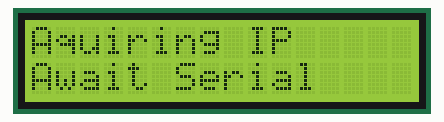
This sketch was run on a simulated Arduino Uno, built with avr-gcc and run on an emulated ATmega328P. Shown: 16×2 character LCD. WiFi joins after 1.5 s; servers stay silent unless stated; what the sketch prints to the serial monitor is not drawn.

Above: at 0.2 s.
At 1.8 s:
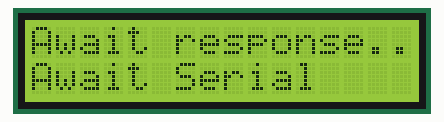
At 9.4 s:
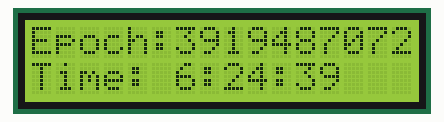
At 18.5 s:
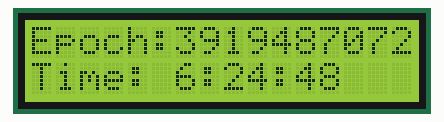
At 28.7 s:
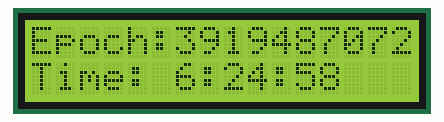
At 38.8 s:
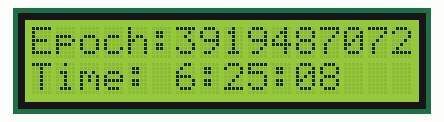

Measured:
- what the display in image 1 shows lasts 0.6 s, from 1.7 s to 2.3 s
- what the display in image 2 shows lasts 1.0 s, from 9.4 s to 10.4 s

The sketch:

UdpNtpLCDClock.ino
```cpp
/*

 Udp NTP Client

 Get the time from a Network Time Protocol (NTP) time server
 Demonstrates use of UDP sendPacket and ReceivePacket
 For more on NTP time servers and the messages needed to communicate with them,
 see http://en.wikipedia.org/wiki/Network_Time_Protocol

 created 4 Sep 2010
 by Michael Margolis
 modified 9 Apr 2012
 by Tom Igoe

 This code is in the public domain.

 */

#include <Wire.h>
#include <LiquidCrystal_I2C.h>


#include <SPI.h>
#include <Ethernet.h>
#include <EthernetUdp.h>

LiquidCrystal_I2C lcd0(0x20,16,2);

// Enter a MAC address for your controller below.
// Newer Ethernet shields have a MAC address printed on a sticker on the shield
byte mac[] = {
  0xDE, 0xAD, 0xBE, 0xEF, 0xFE, 0xED };

unsigned int localPort = 8888;      // local port to listen for UDP packets

IPAddress timeServer(217, 26, 101, 136); // time.nist.gov NTP server

const int NTP_PACKET_SIZE= 48; // NTP time stamp is in the first 48 bytes of the message

byte packetBuffer[ NTP_PACKET_SIZE]; //buffer to hold incoming and outgoing packets

unsigned long secsSince1900;

// A UDP instance to let us send and receive packets over UDP
EthernetUDP Udp;

void setup()
{

  lcd0.init();
  lcd0.init();
  lcd0.backlight();
  lcd0.setCursor(0,0);
  lcd0.print("UDP NTP Client:");
  lcd0.setCursor(0,1);
  lcd0.print("Await Serial");


  // Open serial communications and wait for port to open:
  Serial.begin(9600);
//   while (!Serial) {
//    ; // wait for serial port to connect. Needed for Leonardo only
//  }

  Serial.println("Starting up and aquiring IP Address");
  lcd0.setCursor(0,0);
  lcd0.print("Aquiring IP      ");


  // start Ethernet and UDP
  if (Ethernet.begin(mac) == 0) {
    Serial.println("Failed to configure Ethernet using DHCP");
    // no point in carrying on, so do nothing forevermore:
    for(;;)
      ;
  }

  lcd0.setCursor(0,0);
  lcd0.print("Starting UDP client");

  Udp.begin(localPort);
}

void loop()
{

  // Reest the clock 37 seconds after every 10th minute - Lower server laod.  :)
  if ( !(secsSince1900 % 600) || secsSince1900 == 0 ) {

    lcd0.setCursor(0,0);
    lcd0.print("Sending request.");

    sendNTPpacket(timeServer); // send an NTP packet to a time server

    lcd0.setCursor(0,0);
    lcd0.print("Await response..");


    // wait to see if a reply is available
    delay(500);
    lcd0.setCursor(0,0);
    lcd0.setCursor(0,0);
    lcd0.print("Parsing packet..");

    if ( Udp.parsePacket() ) {
      // We've received a packet, read the data from it
      Udp.read(packetBuffer,NTP_PACKET_SIZE);  // read the packet into the buffer

      //the timestamp starts at byte 40 of the received packet and is four bytes,
      // or two words, long. First, esxtract the two words:

      unsigned long highWord = word(packetBuffer[40], packetBuffer[41]);
      unsigned long lowWord = word(packetBuffer[42], packetBuffer[43]);
      // combine the four bytes (two words) into a long integer
      // this is NTP time (seconds since Jan 1 1900):
      secsSince1900 = highWord << 16 | lowWord;
      Serial.print("Seconds since Jan 1 1900 = " );
      Serial.println(secsSince1900);

      lcd0.setCursor(0,0);
      lcd0.setCursor(0,0);
      lcd0.print("Epoch:");
      lcd0.print(secsSince1900);

    }
  }


//  lcd0.setCursor(0,0);
//  lcd0.print("                ");
//  lcd0.setCursor(0,0);
//  lcd0.print("Updating Screen ");

    // now convert NTP time into everyday time:
    Serial.print("Unix time = ");
    // Unix time starts on Jan 1 1970. In seconds, that's 2208988800:
    const unsigned long seventyYears = 2208988800UL;
    // subtract seventy years:
    unsigned long epoch = secsSince1900 - seventyYears - ( 4*3600);  // GMT - 4!
    // print Unix time:
    Serial.println(epoch);

  lcd0.setCursor(0,1);
  lcd0.print("Time: ");

    // print the hour, minute and second:
    Serial.print("The UTC time is ");       // UTC is the time at Greenwich Meridian (GMT)
    Serial.print((epoch  % 86400L) / 3600); // print the hour (86400 equals secs per day)
    Serial.print(':');
    if ( ((epoch % 3600) / 60) < 10 ) {
      // In the first 10 minutes of each hour, we'll want a leading '0'
      Serial.print('0');
    }
    Serial.print((epoch  % 3600) / 60); // print the minute (3600 equals secs per minute)
    Serial.print(':');
    if ( (epoch % 60) < 10 ) {
      // In the first 10 seconds of each minute, we'll want a leading '0'
      Serial.print('0');
    }
    Serial.println(epoch %60); // print the second

    lcd0.print((epoch  % 86400L) / 3600); // print the hour (86400 equals secs per day)
    lcd0.print(':');
    if ( ((epoch % 3600) / 60) < 10 ) {
      // In the first 10 minutes of each hour, we'll want a leading '0'
      lcd0.print('0');
    }
    lcd0.print((epoch  % 3600) / 60); // print the minute (3600 equals secs per minute)
    lcd0.print(':');
    if ( (epoch % 60) < 10 ) {
      // In the first 10 seconds of each minute, we'll want a leading '0'
      lcd0.print('0');
    }
    lcd0.print(epoch %60); // print the second


  // wait ten seconds before asking for the time again
  delay(1000);
  secsSince1900++;
}

// send an NTP request to the time server at the given address
unsigned long sendNTPpacket(IPAddress& address)
{
  // set all bytes in the buffer to 0
  memset(packetBuffer, 0, NTP_PACKET_SIZE);
  // Initialize values needed to form NTP request
  // (see URL above for details on the packets)
  packetBuffer[0] = 0b11100011;   // LI, Version, Mode
  packetBuffer[1] = 0;     // Stratum, or type of clock
  packetBuffer[2] = 6;     // Polling Interval
  packetBuffer[3] = 0xEC;  // Peer Clock Precision
  // 8 bytes of zero for Root Delay & Root Dispersion
  packetBuffer[12]  = 49;
  packetBuffer[13]  = 0x4E;
  packetBuffer[14]  = 49;
  packetBuffer[15]  = 52;

  // all NTP fields have been given values, now
  // you can send a packet requesting a timestamp:
  Udp.beginPacket(address, 123); //NTP requests are to port 123
  Udp.write(packetBuffer,NTP_PACKET_SIZE);
  Udp.endPacket();
}
```
